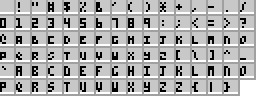
#> input picture font.bmp, 128 x 48 px, found by its file name (shown 2 times larger)
$ python shift_up.py
#> lines starting #> are read from the running program, lines starting #| are printed output that depends on the picture
"""
将所有字符的像素向上移动 1 像素
"""
from PIL import Image

img = Image.open("font.bmp").convert("RGB")
#> img is the input picture: PIL image 128x48 RGB; min 0, max 255, mean 173
w, h = img.size
#> w = 128; h = 48
pixels = img.load()

CELL = 8
COLS = w // CELL
#> COLS = 16
ROWS = h // CELL
#> ROWS = 6

for i in range(95):
    col = i % COLS
    row = i // COLS
    cx = col * CELL
    cy = row * CELL

    # 向上移动: 把第1-5行的像素移到第0-4行
    # 第0行移到最顶上会消失, 第5行空出来
    for y in range(5):  # 0..4
        for x in range(4):
            pixels[cx + x, cy + y] = pixels[cx + x, cy + y + 1]
            # 右边镜像
            pixels[cx + x + 4, cy + y] = pixels[cx + x + 4, cy + y + 1]
    # 第5行清空
    for x in range(8):
        pixels[cx + x, cy + 5] = (200, 200, 200)

img.save("font.bmp")
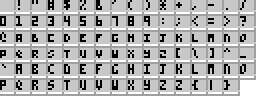
#> saved as font.bmp: PIL image 128x48 RGB (shown 2 times larger); min 0, max 255, mean 173.6
print("已将所有字符上移 1 像素，保存到 font.bmp")
